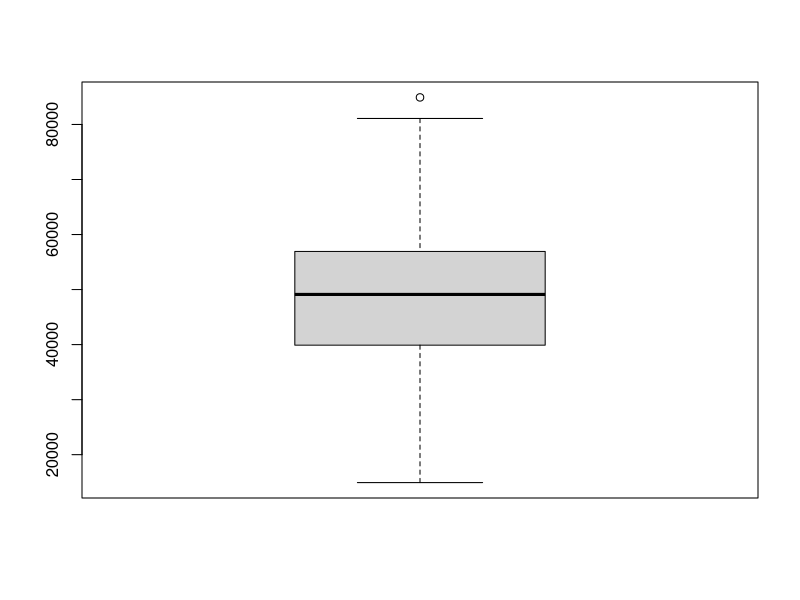

Generate this figure with R:
# --------------------------------------------------------------
# Functions

median <- function(numerical_list){
  list_size <- length(numerical_list)
  
  median_index <- 0
  
  if((list_size && 2) == 0){
    median_index <- floor((numerical_list[list_size/2] + numerical_list[(list_size/2)+1])/2)
  } else {
    median_index <- floor((list_size+1)/2)
  }
  
  return(numerical_list[median_index])
}

arithmetic_mean <- function(numerical_list){
  sum <- 0
  list_size <- length(numerical_list)
  for(number in numerical_list){
    sum <- sum + number
  }
  
  return(sum/list_size)
}

variance <- function (numerical_list, average){
  numerical_list_size <- length(numerical_list)
  numerical_sum <- 0
  for (number in numerical_list){
    numerical_sum <- numerical_sum + (number - average)^2
  }
  variance <- (1/numerical_list_size) * numerical_sum
  return(variance)
}


# --------------------------------------------------------------
# --------------------------------------------------------------

setwd(dirname(rstudioapi::getActiveDocumentContext()$path))

dataset <- read.csv("./datasets/dataset_for_variance_etc.csv")
dataset

dataset_size <- nrow(dataset)
dataset_size

income_ordered <- dataset[order(dataset$Income),]$Income
income_ordered

arith_mean_income <- arithmetic_mean(income_ordered)
arith_mean_income

income_median <- median(income_ordered)
income_median

# Mean: 48983.5 - Median: 48902.25 - No outliers into the dataset

# QUANTILE --------------------------------------------

income_ordered_size <- length(income_ordered)
second_quantile <- income_median
first_quantile <- income_ordered[(income_ordered_size+1)*0.25]
third_quantile <- income_ordered[(income_ordered_size+1)*0.75]

sprintf('First quantile: %0.2f - second quantile: %0.2f - third quantile: %0.2f', first_quantile, second_quantile, third_quantile)

# --------------------------------------------------------------
# BOX PLOT --------------------------------------------

boxplot(income_ordered)

# --------------------------------------------------------------
# VARIANCE - STD  --------------------------------------------
income_variance <- variance(income_ordered, arith_mean_income)
# TOOD: implement STD
# --------------------------------------------------------------
